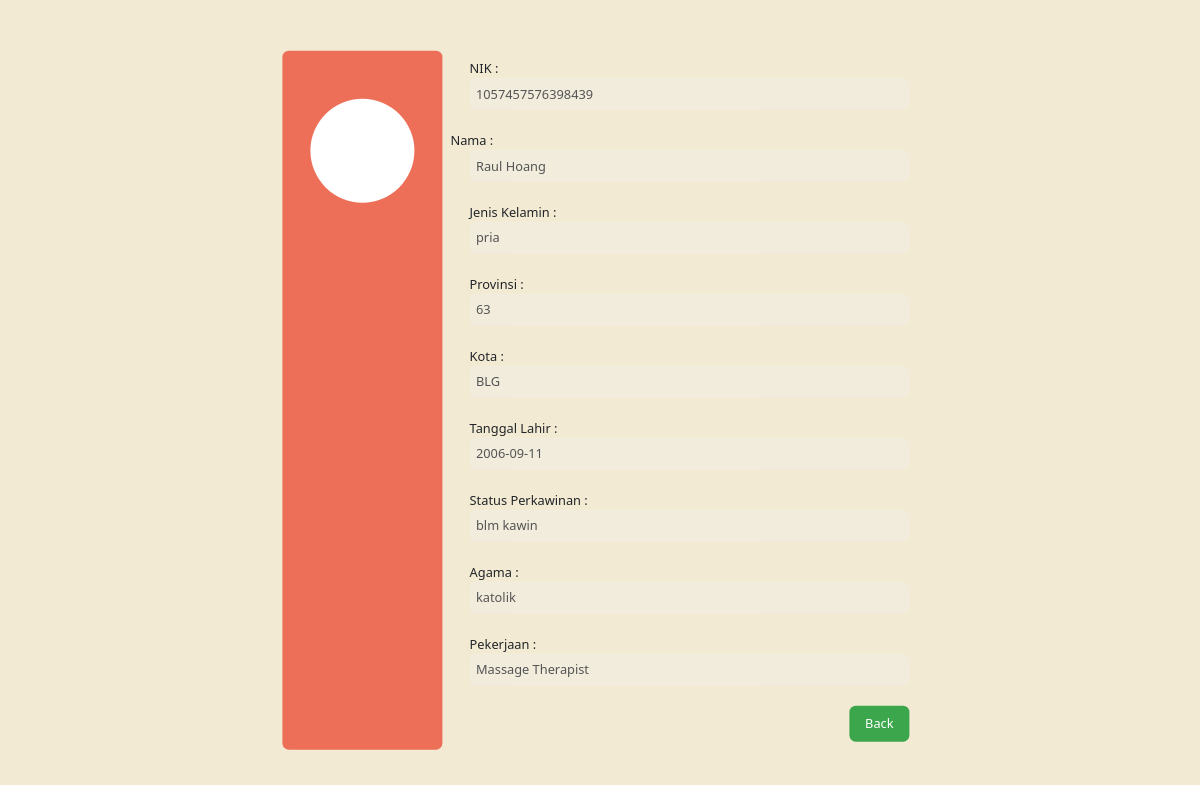
/form/detail.php?nik=1057457576398439, run on the app's committed database.
### tables this page shows
CREATE TABLE `tb_penduduk` (
  `NIK` char(18) NOT NULL,
  `Nama` varchar(100) NOT NULL,
  `Jenis_Kelamin` varchar(9) NOT NULL,
  `Kota` varchar(30) NOT NULL,
  `Provinsi` varchar(50) NOT NULL,
  `Tanggal_Lahir` date NOT NULL,
  `Status` varchar(13) NOT NULL,
  `Agama` varchar(20) NOT NULL,
  `Pekerjaan` varchar(50) NOT NULL
);

### form/detail.php (the view, shortened to what this page needs)
<?php
require_once('../lib/db_login.php');
$id = $_GET['nik'];
$query = 'SELECT * FROM tb_penduduk WHERE NIK="' . $id . '"';
$result = $db->query($query);
if (!$result) {
    die("Could not query the database: <br />" . $db->error);
} else {
    while ($row = $result->fetch_object()) {
        $NIK = $row->NIK;
        $Nama = $row->Nama;
        $Jenis_Kelamin = $row->Jenis_Kelamin;
        $Kota = $row->Kota;
        $Provinsi = $row->Provinsi;
        $Tanggal_Lahir = $row->Tanggal_Lahir;
        $Status = $row->Status;
        $Agama = $row->Agama;
        $Pekerjaan = $row->Pekerjaan;
    }
}
?>
<!DOCTYPE html>
<html lang="en">
<section class="cont">
    <div class="profile">
        <div class="img-prof"></div>
    </div>
    <div class="form-input">
        <form action="">
            <div class="form-check">
                <label>NIK :</label><br>
                <label class="form-check-label">
                    <input class="input-txt" id="inputNIK" type="text" value="<?php if (isset($NIK)) {
                                                                                    echo $NIK;
                                                                                } ?>" disabled>
            </div>
            <br>
            <label>Nama :</label>
            <div class="form-check">
                <label class="form-check-label">
                    <input class="input-txt" id="inputName" type="text" value="<?php if (isset($Nama)) {
                                                                                    echo $Nama;
                                                                                } ?>" disabled>
            </div>
            <br>
            <div class="form-check">
                <label>Jenis Kelamin :</label><br>
                <label class="form-check-label">
                    <input class="input-txt" id="inputGender" type="text" value="<?php if (isset($Jenis_Kelamin)) {
                                                                                        echo $Jenis_Kelamin;
                                                                                    } ?>" disabled>
            </div>
            <br>
            <div class="form-check">
                <label>Provinsi :</label><br>
                <label class="form-check-label">
                    <input class="input-txt" id="inputProvince" type="text" value="<?php if (isset($Provinsi)) {
                                                                                        echo $Provinsi;
                                                                                    } ?>" disabled>
            </div>
            <br>
            <div class="form-check">
                <label>Kota :</label><br>
                <label class="form-check-label">
                    <input class="input-txt" id="inputCity" type="text" value="<?php if (isset($Kota)) {
                                                                                    echo $Kota;
                                                                                } ?>" disabled>
            </div>
            <br>
            <div class="form-check">
                <label>Tanggal Lahir :</label><br>
                <label class="form-check-label">
                    <input class="input-txt" id="inputBirthdayDate" type="text" value="<?php if (isset($Tanggal_Lahir)) {
                                                                                            echo $Tanggal_Lahir;
                                                                                        } ?>" disabled>
            </div>
            <br>
            <div class="form-check">
                <label>Status Perkawinan :</label><br>
                <label class="form-check-label">
                    <input class="input-txt" id="inputFirstName" type="text" value="<?php if (isset($Status)) {
                                                                                        echo $Status;
                                                                                    } ?>" disabled>
            </div>
            <br>
            <div class="form-check">
                <label>Agama :</label><br>
                <label class="form-check-label">
                    <input class="input-txt" id="inputReligion" type="text" value="<?php if (isset($Agama)) {
                                                                                        echo $Agama;
                                                                                    } ?>" disabled>
            </div>
            <br>
            <div class="form-check">
                <label>Pekerjaan :</label><br>
                <label class="form-check-label">
                    <input class="input-txt" id="inputReligion" type="text" value="<?php if (isset($Pekerjaan)) {
                                                                                        echo $Pekerjaan;
                                                                                    } ?>" disabled>
            </div>
            <br>
            <div class="btn-cont">
                <button onclick="javascript:history.back()" class="btn-submit" name="submit" id="submit" type="button">Back</button>
            </div>
        </form>
    </div>
</section>

### style/style.css (style rules this page uses)
body { font-family: 'Poppins', sans-serif; background-color: #F2EAD3 !important; }
.cont { display: flex; flex-direction: row; background-color: #F2EAD3; padding: 10px; border-radius: 8px; margin: 0; position: absolute; top: 50%; left: 50%; transform: translate(-50%, -50%); zoom: 0.8; }
.input-txt { padding: 8px; width: 550px; border-style: none; border-radius: 8px; }
.profile { width: 200px; background-color: #EE6F57; border-radius: 8px; display: flex; justify-content: center; }
.img-prof { background-color: white; border-radius: 100px; width: 130px; height: 130px; margin-top: 60px; }
.form-input { padding: 10px; }
.btn-submit { border-style: none; padding: 10px; background-color: #3CA64D; color: white; border-radius: 8px; padding-left: 20px; padding-right: 20px; }
.btn-cont { text-align: right; }

### data on the page
tb_penduduk: NIK "1057457576398439", Nama "Raul Hoang", Jenis_Kelamin "pria", Provinsi "63", Kota "BLG", Tanggal_Lahir "2006-09-11", Status "blm kawin", Agama "katolik", Pekerjaan "Massage Therapist"
